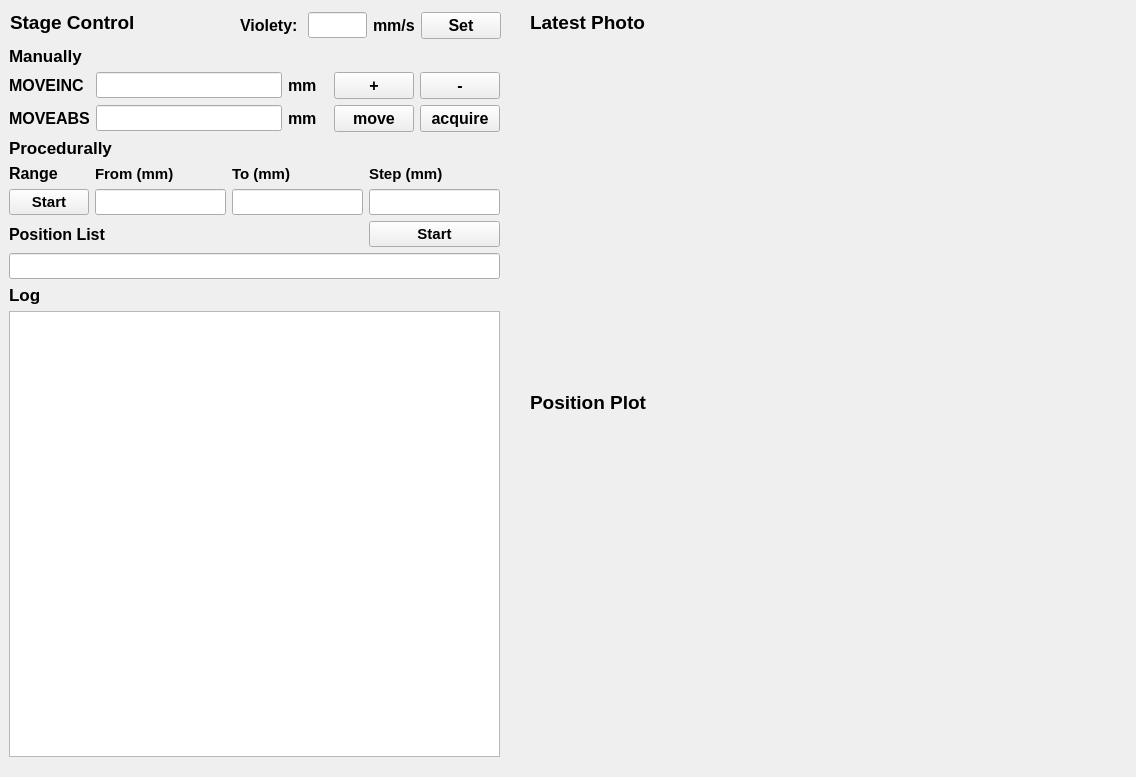
<?xml version="1.0" encoding="UTF-8"?>
<ui version="4.0">
 <class>MainWindow</class>
 <widget class="QMainWindow" name="MainWindow">
  <property name="geometry">
   <rect>
    <x>0</x>
    <y>0</y>
    <width>1136</width>
    <height>777</height>
   </rect>
  </property>
  <property name="windowTitle">
   <string>MainWindow</string>
  </property>
  <widget class="QWidget" name="centralwidget">
   <widget class="QWidget" name="verticalLayoutWidget">
    <property name="geometry">
     <rect>
      <x>9</x>
      <y>46</y>
      <width>491</width>
      <height>711</height>
     </rect>
    </property>
    <layout class="QVBoxLayout" name="verticalLayout">
     <item>
      <widget class="QLabel" name="label_10">
       <property name="font">
        <font>
         <pointsize>13</pointsize>
         <bold>true</bold>
        </font>
       </property>
       <property name="text">
        <string>Manually</string>
       </property>
      </widget>
     </item>
     <item>
      <layout class="QGridLayout" name="gridLayout_1">
       <item row="1" column="3">
        <widget class="QLabel" name="label_4">
         <property name="minimumSize">
          <size>
           <width>40</width>
           <height>0</height>
          </size>
         </property>
         <property name="font">
          <font>
           <pointsize>12</pointsize>
           <bold>true</bold>
          </font>
         </property>
         <property name="text">
          <string>mm</string>
         </property>
        </widget>
       </item>
       <item row="0" column="0">
        <widget class="QLabel" name="label_2">
         <property name="font">
          <font>
           <pointsize>12</pointsize>
           <bold>true</bold>
          </font>
         </property>
         <property name="text">
          <string>MOVEINC</string>
         </property>
        </widget>
       </item>
       <item row="0" column="4">
        <widget class="QPushButton" name="pushButton_1">
         <property name="font">
          <font>
           <pointsize>12</pointsize>
           <bold>true</bold>
          </font>
         </property>
         <property name="text">
          <string>+</string>
         </property>
        </widget>
       </item>
       <item row="0" column="5">
        <widget class="QPushButton" name="pushButton_2">
         <property name="font">
          <font>
           <pointsize>12</pointsize>
           <bold>true</bold>
          </font>
         </property>
         <property name="text">
          <string>-</string>
         </property>
        </widget>
       </item>
       <item row="0" column="3">
        <widget class="QLabel" name="label_3">
         <property name="minimumSize">
          <size>
           <width>40</width>
           <height>0</height>
          </size>
         </property>
         <property name="font">
          <font>
           <pointsize>12</pointsize>
           <bold>true</bold>
          </font>
         </property>
         <property name="text">
          <string>mm</string>
         </property>
        </widget>
       </item>
       <item row="0" column="1">
        <widget class="QLineEdit" name="lineEdit_1">
         <property name="font">
          <font>
           <family>Consolas</family>
           <pointsize>11</pointsize>
          </font>
         </property>
        </widget>
       </item>
       <item row="1" column="5">
        <widget class="QPushButton" name="pushButton_4">
         <property name="font">
          <font>
           <pointsize>12</pointsize>
           <bold>true</bold>
          </font>
         </property>
         <property name="text">
          <string>acquire</string>
         </property>
        </widget>
       </item>
       <item row="1" column="0">
        <widget class="QLabel" name="label">
         <property name="minimumSize">
          <size>
           <width>80</width>
           <height>0</height>
          </size>
         </property>
         <property name="font">
          <font>
           <pointsize>12</pointsize>
           <bold>true</bold>
          </font>
         </property>
         <property name="text">
          <string>MOVEABS</string>
         </property>
        </widget>
       </item>
       <item row="1" column="4">
        <widget class="QPushButton" name="pushButton_3">
         <property name="font">
          <font>
           <pointsize>12</pointsize>
           <bold>true</bold>
          </font>
         </property>
         <property name="text">
          <string>move</string>
         </property>
        </widget>
       </item>
       <item row="1" column="1">
        <widget class="QLineEdit" name="lineEdit_2">
         <property name="font">
          <font>
           <family>Consolas</family>
           <pointsize>11</pointsize>
          </font>
         </property>
        </widget>
       </item>
      </layout>
     </item>
     <item>
      <widget class="QLabel" name="label_11">
       <property name="font">
        <font>
         <pointsize>13</pointsize>
         <bold>true</bold>
        </font>
       </property>
       <property name="text">
        <string>Procedurally</string>
       </property>
      </widget>
     </item>
     <item>
      <layout class="QGridLayout" name="gridLayout_2">
       <item row="3" column="3">
        <widget class="QLineEdit" name="lineEdit_4">
         <property name="font">
          <font>
           <family>Consolas</family>
           <pointsize>11</pointsize>
          </font>
         </property>
        </widget>
       </item>
       <item row="3" column="2">
        <widget class="QLineEdit" name="lineEdit_3">
         <property name="font">
          <font>
           <family>Consolas</family>
           <pointsize>11</pointsize>
          </font>
         </property>
        </widget>
       </item>
       <item row="1" column="2">
        <widget class="QLabel" name="label_7">
         <property name="font">
          <font>
           <pointsize>11</pointsize>
           <bold>true</bold>
          </font>
         </property>
         <property name="text">
          <string>To (mm)</string>
         </property>
        </widget>
       </item>
       <item row="3" column="1">
        <widget class="QLineEdit" name="lineEdit">
         <property name="font">
          <font>
           <family>Consolas</family>
           <pointsize>11</pointsize>
          </font>
         </property>
        </widget>
       </item>
       <item row="1" column="3">
        <widget class="QLabel" name="label_8">
         <property name="font">
          <font>
           <pointsize>11</pointsize>
           <bold>true</bold>
          </font>
         </property>
         <property name="text">
          <string>Step (mm)</string>
         </property>
        </widget>
       </item>
       <item row="1" column="1">
        <widget class="QLabel" name="label_6">
         <property name="font">
          <font>
           <pointsize>11</pointsize>
           <bold>true</bold>
          </font>
         </property>
         <property name="text">
          <string>From (mm)</string>
         </property>
        </widget>
       </item>
       <item row="1" column="0">
        <widget class="QLabel" name="label_5">
         <property name="minimumSize">
          <size>
           <width>80</width>
           <height>0</height>
          </size>
         </property>
         <property name="font">
          <font>
           <pointsize>12</pointsize>
           <bold>true</bold>
          </font>
         </property>
         <property name="text">
          <string>Range</string>
         </property>
        </widget>
       </item>
       <item row="5" column="0" colspan="4">
        <widget class="QLineEdit" name="lineEdit_5">
         <property name="font">
          <font>
           <family>Consolas</family>
           <pointsize>11</pointsize>
          </font>
         </property>
        </widget>
       </item>
       <item row="4" column="0" colspan="3">
        <widget class="QLabel" name="label_9">
         <property name="font">
          <font>
           <pointsize>12</pointsize>
           <bold>true</bold>
          </font>
         </property>
         <property name="text">
          <string>Position List</string>
         </property>
        </widget>
       </item>
       <item row="4" column="3">
        <widget class="QPushButton" name="pushButton">
         <property name="font">
          <font>
           <pointsize>11</pointsize>
           <bold>true</bold>
          </font>
         </property>
         <property name="text">
          <string>Start</string>
         </property>
        </widget>
       </item>
       <item row="3" column="0">
        <widget class="QPushButton" name="pushButton_5">
         <property name="font">
          <font>
           <pointsize>11</pointsize>
           <bold>true</bold>
          </font>
         </property>
         <property name="text">
          <string>Start</string>
         </property>
        </widget>
       </item>
      </layout>
     </item>
     <item>
      <widget class="QLabel" name="label_12">
       <property name="font">
        <font>
         <pointsize>13</pointsize>
         <bold>true</bold>
        </font>
       </property>
       <property name="text">
        <string>Log</string>
       </property>
      </widget>
     </item>
     <item>
      <widget class="QTextEdit" name="textEdit">
       <property name="font">
        <font>
         <family>Consolas</family>
         <pointsize>11</pointsize>
        </font>
       </property>
      </widget>
     </item>
    </layout>
   </widget>
   <widget class="QLabel" name="label_13">
    <property name="geometry">
     <rect>
      <x>10</x>
      <y>10</y>
      <width>131</width>
      <height>24</height>
     </rect>
    </property>
    <property name="font">
     <font>
      <pointsize>14</pointsize>
      <bold>true</bold>
     </font>
    </property>
    <property name="text">
     <string>Stage Control</string>
    </property>
   </widget>
   <widget class="QLabel" name="label_14">
    <property name="geometry">
     <rect>
      <x>530</x>
      <y>10</y>
      <width>119</width>
      <height>24</height>
     </rect>
    </property>
    <property name="font">
     <font>
      <pointsize>14</pointsize>
      <bold>true</bold>
     </font>
    </property>
    <property name="text">
     <string>Latest Photo</string>
    </property>
   </widget>
   <widget class="QLabel" name="label_15">
    <property name="geometry">
     <rect>
      <x>530</x>
      <y>390</y>
      <width>121</width>
      <height>24</height>
     </rect>
    </property>
    <property name="font">
     <font>
      <pointsize>14</pointsize>
      <bold>true</bold>
     </font>
    </property>
    <property name="text">
     <string>Position Plot</string>
    </property>
   </widget>
   <widget class="QWidget" name="verticalLayoutWidget_3">
    <property name="geometry">
     <rect>
      <x>530</x>
      <y>420</y>
      <width>591</width>
      <height>331</height>
     </rect>
    </property>
    <layout class="QVBoxLayout" name="verticalLayout_3"/>
   </widget>
   <widget class="QWidget" name="horizontalLayoutWidget">
    <property name="geometry">
     <rect>
      <x>240</x>
      <y>10</y>
      <width>261</width>
      <height>31</height>
     </rect>
    </property>
    <layout class="QHBoxLayout" name="horizontalLayout">
     <item>
      <widget class="QLabel" name="label_17">
       <property name="font">
        <font>
         <pointsize>12</pointsize>
         <bold>true</bold>
        </font>
       </property>
       <property name="text">
        <string>Violety: </string>
       </property>
      </widget>
     </item>
     <item>
      <widget class="QLineEdit" name="lineEdit_6">
       <property name="font">
        <font>
         <family>Consolas</family>
         <pointsize>11</pointsize>
        </font>
       </property>
      </widget>
     </item>
     <item>
      <widget class="QLabel" name="label_18">
       <property name="font">
        <font>
         <pointsize>12</pointsize>
         <bold>true</bold>
        </font>
       </property>
       <property name="text">
        <string>mm/s</string>
       </property>
      </widget>
     </item>
     <item>
      <widget class="QPushButton" name="pushButton_6">
       <property name="font">
        <font>
         <pointsize>12</pointsize>
         <bold>true</bold>
        </font>
       </property>
       <property name="text">
        <string>Set</string>
       </property>
      </widget>
     </item>
    </layout>
   </widget>
   <widget class="QLabel" name="label_16">
    <property name="geometry">
     <rect>
      <x>528</x>
      <y>50</y>
      <width>427</width>
      <height>320</height>
     </rect>
    </property>
    <property name="text">
     <string/>
    </property>
   </widget>
  </widget>
 </widget>
 <resources/>
 <connections/>
</ui>
